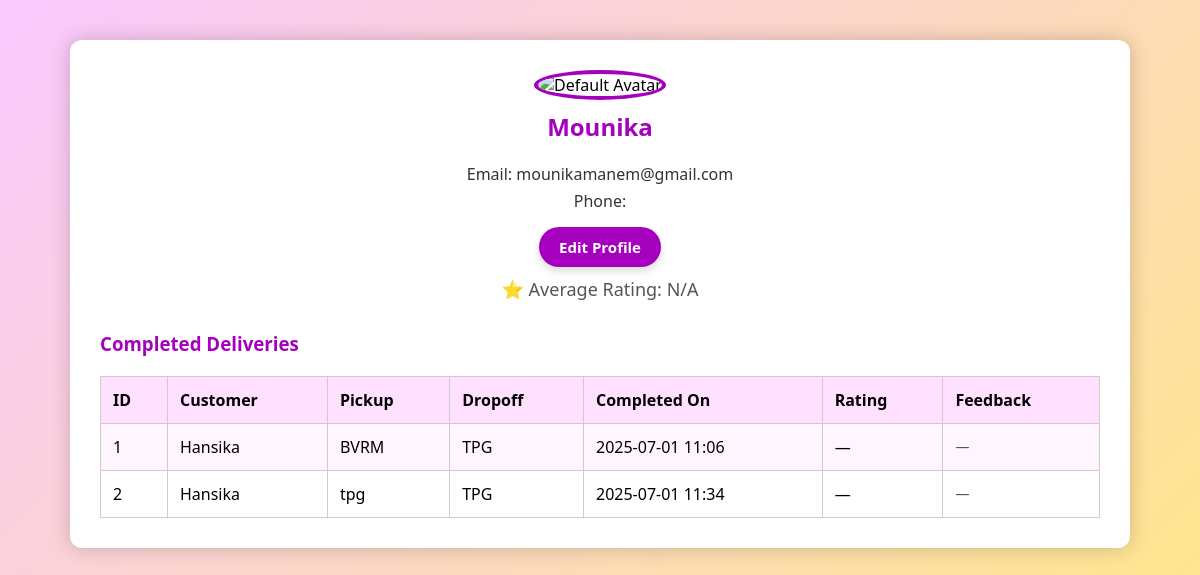
/profile/driver/ (signed in), run on the app's committed database.
### accounts/models.py (models this page shows, shortened)
class CustomUser(AbstractUser):
    ROLE_CHOICES = (("customer", "Customer"), ("driver", "Driver"))
    email = models.EmailField(unique=True)
    role  = models.CharField(max_length=10, choices=ROLE_CHOICES)
    USERNAME_FIELD  = "email"
    REQUIRED_FIELDS = ["username"]

class Delivery(models.Model):
    STATUS_CHOICES = [
        ('pending', 'Pending'),
        ('accepted', 'Accepted'),
        ('in_transit', 'In Transit'),
        ('delivered', 'Delivered'),
        ('assigned', 'Assigned'),
        ('completed', 'Completed'),
    ]
    customer = models.ForeignKey(User, on_delete=models.CASCADE, related_name='deliveries')
    driver = models.ForeignKey(User, on_delete=models.SET_NULL, null=True, blank=True, related_name='driver_deliveries')
    address = models.CharField(max_length=255)
    package_details = models.TextField()
    pickup_address = models.CharField(max_length=255)
    dropoff_address = models.CharField(max_length=255)
    package_note = models.TextField(blank=True)
    status = models.CharField(max_length=50, choices=STATUS_CHOICES, default='pending')
    created_at = models.DateTimeField(auto_now_add=True)
    updated_at = models.DateTimeField(auto_now=True)

### accounts/views.py (the view)
# urls.py: path('profile/driver/', views.driver_profile, name='driver_profile'),
@login_required
def driver_profile(request):
    if request.user.role != 'driver':
        return redirect('dashboard')
    completed_deliveries = Delivery.objects.filter(driver=request.user, status='Delivered')
    feedbacks = Feedback.objects.filter(delivery__in=completed_deliveries)
    avg_rating = feedbacks.aggregate(avg=Avg('rating'))['avg']
    return render(request, 'accounts/driver_profile.html', {
        'deliveries': completed_deliveries,
        'avg_rating': round(avg_rating or 0, 2),
        'feedbacks': feedbacks,
        'user': request.user,
    })

### accounts/templates/accounts/driver_profile.html (shortened to what this page needs)
{% load static %}
<!DOCTYPE html>
<html lang="en">
<head>
</head>
<body>
  <div class="container">
    <div class="profile-header">
      {% if request.user.profile.profile_picture %}
        <img src="{{ request.user.profile.profile_picture.url }}" alt="Profile Picture">
      {% else %}
        <img src="{% static 'default_avatar.png' %}" alt="Default Avatar">
      {% endif %}
      <h2>{{ request.user.username }}</h2>
      <p>Email: {{ request.user.email }}</p>
      <p>Phone: {{ request.user.profile.phone }}</p>
      <a href="{% url 'edit_driver_profile' %}" class="edit-btn">Edit Profile</a>
      <div class="rating">
        ⭐ Average Rating: {{ avg_rating|default:"N/A" }}
      </div>
    </div>
    <h3>Completed Deliveries</h3>
    {% if deliveries %}
    <table>
      <tr>
        <th>ID</th>
        <th>Customer</th>
        <th>Pickup</th>
        <th>Dropoff</th>
        <th>Completed On</th>
        <th>Rating</th>
        <th>Feedback</th>
      </tr>
      {% for delivery in deliveries %}
        <tr>
          <td>{{ delivery.id }}</td>
          <td>{{ delivery.customer.username }}</td>
          <td>{{ delivery.pickup_address }}</td>
          <td>{{ delivery.dropoff_address }}</td>
          <td>{{ delivery.created_at|date:"Y-m-d H:i" }}</td>
          <td>
            {% with feedback=delivery.feedback_set.first %}
              {% if feedback %}
                {{ feedback.rating }}/5
              {% else %}
                —
              {% endif %}
            {% endwith %}
          </td>
          <td class="feedback">
            {% with feedback=delivery.feedback_set.first %}
              {% if feedback and feedback.comment %}
                {{ feedback.comment }}
              {% else %}
                —
              {% endif %}
            {% endwith %}
          </td>
        </tr>
      {% endfor %}
    </table>
    {% else %}
      <p>No completed deliveries yet.</p>
    {% endif %}
  </div>
</body>
</html>

### accounts/templates/accounts/driver_profile.html (style rules this page uses)
body { background: linear-gradient(135deg, #f9c8ff, #ffe58e); font-family: 'Segoe UI', Tahoma, Geneva, Verdana, sans-serif; margin: 0; padding: 40px; }
.container { background: white; padding: 30px; border-radius: 12px; max-width: 1000px; margin: auto; box-shadow: 0 0 20px rgba(0,0,0,0.2); }
.profile-header { text-align: center; margin-bottom: 30px; }
.profile-header img { width: 120px; height: 120px; border-radius: 50%; object-fit: cover; border: 4px solid #a600bf; }
.profile-header h2 { margin-top: 10px; color: #a600bf; }
.profile-header p { margin: 5px 0; color: #333; }
.rating { font-size: 18px; color: #555; margin-top: 10px; }
h3 { color: #a600bf; margin-top: 30px; }
table { width: 100%; border-collapse: collapse; margin-top: 20px; }
th, td { padding: 12px; border: 1px solid #ccc; text-align: left; }
th { background-color: #ffe1ff; }
tr:nth-child(even) { background-color: #fff5ff; }
.feedback { color: #555; font-size: 14px; }
.edit-btn { display: inline-block; background-color: #a600bf; color: white; padding: 10px 20px; border: none; border-radius: 20px; font-size: 15px; font-weight: bold; text-decoration: none; transition: background 0.3s ease, transform 0.2s ease; box-shadow: 0 4px 8px rgba(0, 0, 0, 0.15); margin-top: 10px; }

### data on the page
CustomUser: user.username "Mounika", user.email "mounikamanem@gmail.com"
Delivery: id "1", customer.username "Hansika", pickup_address "BVRM", dropoff_address "TPG", created_at "2025-07-01 11:06"
Delivery: id "2", customer.username "Hansika", pickup_address "tpg", dropoff_address "TPG", created_at "2025-07-01 11:34"

### other printed values
{{ avg_rating|default:"N/A" }} "N/A"
